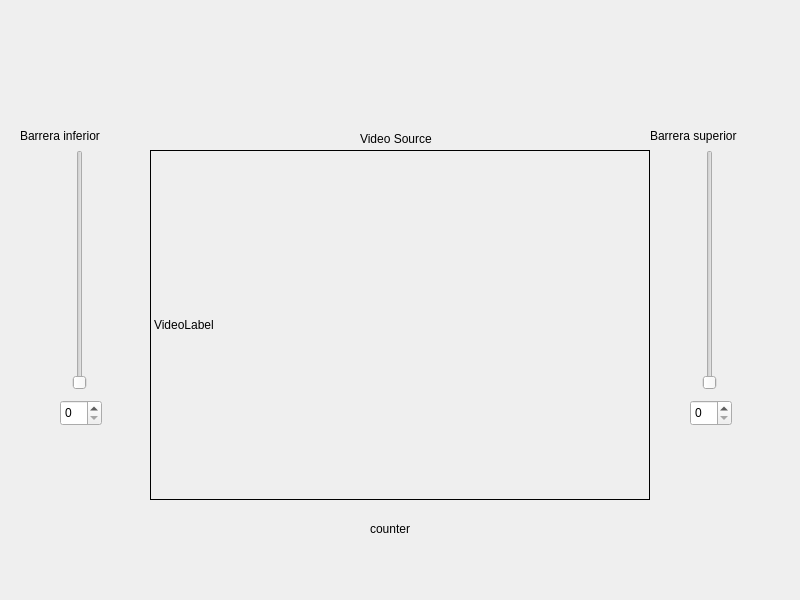
<?xml version="1.0" encoding="UTF-8"?>
<ui version="4.0">
 <class>MainWindow</class>
 <widget class="QMainWindow" name="MainWindow">
  <property name="geometry">
   <rect>
    <x>0</x>
    <y>0</y>
    <width>800</width>
    <height>600</height>
   </rect>
  </property>
  <property name="windowTitle">
   <string>MainWindow</string>
  </property>
  <widget class="QWidget" name="centralwidget">
   <widget class="QLabel" name="video_source">
    <property name="geometry">
     <rect>
      <x>150</x>
      <y>150</y>
      <width>500</width>
      <height>350</height>
     </rect>
    </property>
    <property name="maximumSize">
     <size>
      <width>999</width>
      <height>999</height>
     </size>
    </property>
    <property name="frameShape">
     <enum>QFrame::Box</enum>
    </property>
    <property name="text">
     <string>VideoLabel</string>
    </property>
   </widget>
   <widget class="QLabel" name="title">
    <property name="geometry">
     <rect>
      <x>360</x>
      <y>130</y>
      <width>100</width>
      <height>17</height>
     </rect>
    </property>
    <property name="text">
     <string>Video Source</string>
    </property>
   </widget>
   <widget class="QSlider" name="sliderBarrera1">
    <property name="geometry">
     <rect>
      <x>70</x>
      <y>150</y>
      <width>20</width>
      <height>240</height>
     </rect>
    </property>
    <property name="orientation">
     <enum>Qt::Vertical</enum>
    </property>
   </widget>
   <widget class="QSlider" name="sliderBarrera2">
    <property name="geometry">
     <rect>
      <x>700</x>
      <y>150</y>
      <width>20</width>
      <height>240</height>
     </rect>
    </property>
    <property name="orientation">
     <enum>Qt::Vertical</enum>
    </property>
   </widget>
   <widget class="QSpinBox" name="spinBarrera1">
    <property name="geometry">
     <rect>
      <x>60</x>
      <y>400</y>
      <width>42</width>
      <height>26</height>
     </rect>
    </property>
   </widget>
   <widget class="QSpinBox" name="spinBarrera2">
    <property name="geometry">
     <rect>
      <x>690</x>
      <y>400</y>
      <width>42</width>
      <height>26</height>
     </rect>
    </property>
   </widget>
   <widget class="QLabel" name="counter">
    <property name="geometry">
     <rect>
      <x>370</x>
      <y>520</y>
      <width>67</width>
      <height>17</height>
     </rect>
    </property>
    <property name="text">
     <string>counter</string>
    </property>
   </widget>
   <widget class="QLabel" name="titleBarrera1">
    <property name="geometry">
     <rect>
      <x>20</x>
      <y>120</y>
      <width>111</width>
      <height>31</height>
     </rect>
    </property>
    <property name="text">
     <string>Barrera inferior</string>
    </property>
   </widget>
   <widget class="QLabel" name="titleBarrera2">
    <property name="geometry">
     <rect>
      <x>650</x>
      <y>120</y>
      <width>121</width>
      <height>31</height>
     </rect>
    </property>
    <property name="text">
     <string>Barrera superior</string>
    </property>
   </widget>
  </widget>
 </widget>
 <resources/>
 <connections/>
</ui>
